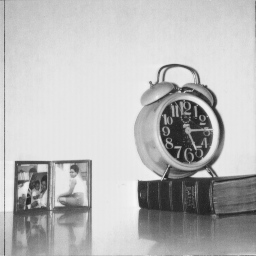
#> input picture Chapter 8/Dataset/5.1.12.tiff, 256 x 256 px, found by its file name
$ python 'edge detection (prewitt filter).py'
#> lines starting #> are read from the running program, lines starting #| are printed output that depends on the picture
import skimage.io as io
import numpy as np
import matplotlib.pyplot as plt
from skimage import filters

img = io.imread('D:\\4-1\\DIP LAB\\dataset\\5.1.12.tiff')
#> img is the input picture: shape (256, 256); min 32, max 246, mean 186
io.imshow(img)
io.show()

imgx = filters.prewitt_v(img)
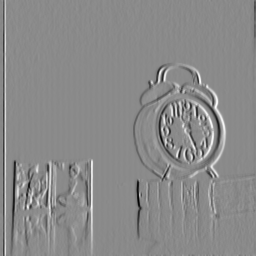
#> imgx: shape (256, 256) float64; min -0.692, max 0.582, mean -0.00132; drawn with min black and max white
imgy = filters.prewitt_h(img)
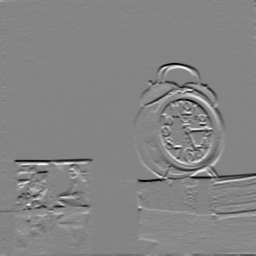
#> imgy: shape (256, 256) float64; min -0.639, max 0.587, mean -0.000828; drawn with min black and max white
io.imshow(imgx)
io.show()
io.imshow(imgy)
io.show()

edge_p = np.sqrt(imgx**2+imgy**2)
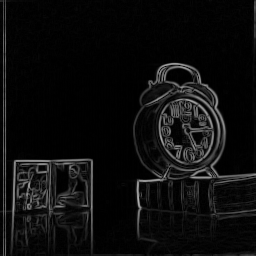
#> edge_p: shape (256, 256) float64; min 0, max 0.693, mean 0.0537
io.imshow(edge_p)
io.show()
